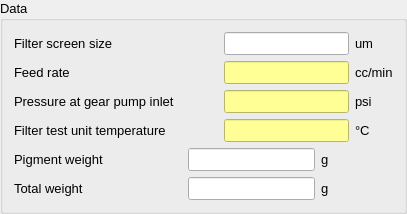
           <widget class="QGroupBox" name="Data_Groupbox">
            <property name="font">
             <font>
              <pointsize>10</pointsize>
             </font>
            </property>
            <property name="title">
             <string>Data</string>
            </property>
            <layout class="QVBoxLayout" name="verticalLayout_12">
             <item>
              <layout class="QVBoxLayout" name="verticalLayout">
               <item>
                <layout class="QGridLayout" name="gridLayout_10">
                 <item row="3" column="2">
                  <spacer name="horizontalSpacer_7">
                   <property name="orientation">
                    <enum>Qt::Horizontal</enum>
                   </property>
                   <property name="sizeHint" stdset="0">
                    <size>
                     <width>40</width>
                     <height>20</height>
                    </size>
                   </property>
                  </spacer>
                 </item>
                 <item row="0" column="3">
                  <widget class="QLineEdit" name="FilterScreenSize_LE">
                   <property name="minimumSize">
                    <size>
                     <width>100</width>
                     <height>0</height>
                    </size>
                   </property>
                   <property name="font">
                    <font>
                     <pointsize>10</pointsize>
                    </font>
                   </property>
                  </widget>
                 </item>
                 <item row="2" column="2">
                  <spacer name="horizontalSpacer_6">
                   <property name="orientation">
                    <enum>Qt::Horizontal</enum>
                   </property>
                   <property name="sizeHint" stdset="0">
                    <size>
                     <width>40</width>
                     <height>20</height>
                    </size>
                   </property>
                  </spacer>
                 </item>
                 <item row="3" column="0" colspan="2">
                  <widget class="QLabel" name="label_24">
                   <property name="font">
                    <font>
                     <pointsize>10</pointsize>
                    </font>
                   </property>
                   <property name="text">
                    <string>Filter test unit temperature</string>
                   </property>
                  </widget>
                 </item>
                 <item row="0" column="0" colspan="2">
                  <widget class="QLabel" name="label_21">
                   <property name="font">
                    <font>
                     <pointsize>10</pointsize>
                    </font>
                   </property>
                   <property name="text">
                    <string>Filter screen size  </string>
                   </property>
                  </widget>
                 </item>
                 <item row="1" column="0" colspan="2">
                  <widget class="QLabel" name="label_22">
                   <property name="font">
                    <font>
                     <pointsize>10</pointsize>
                    </font>
                   </property>
                   <property name="text">
                    <string>Feed rate</string>
                   </property>
                  </widget>
                 </item>
                 <item row="1" column="2">
                  <spacer name="horizontalSpacer_5">
                   <property name="orientation">
                    <enum>Qt::Horizontal</enum>
                   </property>
                   <property name="sizeHint" stdset="0">
                    <size>
                     <width>40</width>
                     <height>20</height>
                    </size>
                   </property>
                  </spacer>
                 </item>
                 <item row="1" column="3">
                  <widget class="QLineEdit" name="FeedRate_LE">
                   <property name="font">
                    <font>
                     <pointsize>10</pointsize>
                    </font>
                   </property>
                   <property name="styleSheet">
                    <string notr="true">background-color: rgb(255, 255, 149);</string>
                   </property>
                   <property name="readOnly">
                    <bool>true</bool>
                   </property>
                  </widget>
                 </item>
                 <item row="3" column="4">
                  <widget class="QLabel" name="UnitFilterTestUnitTemp_LB">
                   <property name="font">
                    <font>
                     <pointsize>10</pointsize>
                    </font>
                   </property>
                   <property name="text">
                    <string>°C </string>
                   </property>
                  </widget>
                 </item>
                 <item row="0" column="2">
                  <spacer name="horizontalSpacer_4">
                   <property name="orientation">
                    <enum>Qt::Horizontal</enum>
                   </property>
                   <property name="sizeHint" stdset="0">
                    <size>
                     <width>40</width>
                     <height>20</height>
                    </size>
                   </property>
                  </spacer>
                 </item>
                 <item row="0" column="4">
                  <widget class="QLabel" name="UnitFilterScreenSize_LB">
                   <property name="font">
                    <font>
                     <pointsize>10</pointsize>
                    </font>
                   </property>
                   <property name="text">
                    <string>um</string>
                   </property>
                  </widget>
                 </item>
                 <item row="3" column="3">
                  <widget class="QLineEdit" name="FilterTestUnitTemp_LE">
                   <property name="font">
                    <font>
                     <pointsize>10</pointsize>
                    </font>
                   </property>
                   <property name="styleSheet">
                    <string notr="true">background-color: rgb(255, 255, 149);</string>
                   </property>
                   <property name="readOnly">
                    <bool>true</bool>
                   </property>
                  </widget>
                 </item>
                 <item row="2" column="4">
                  <widget class="QLabel" name="UnitPressureGearPumpInlet_LB">
                   <property name="font">
                    <font>
                     <pointsize>10</pointsize>
                    </font>
                   </property>
                   <property name="text">
                    <string>psi</string>
                   </property>
                  </widget>
                 </item>
                 <item row="1" column="4">
                  <widget class="QLabel" name="UnitFeedRate_LB">
                   <property name="font">
                    <font>
                     <pointsize>10</pointsize>
                    </font>
                   </property>
                   <property name="text">
                    <string>cc/min</string>
                   </property>
                  </widget>
                 </item>
                 <item row="2" column="0" colspan="2">
                  <widget class="QLabel" name="label_23">
                   <property name="font">
                    <font>
                     <pointsize>10</pointsize>
                    </font>
                   </property>
                   <property name="text">
                    <string>Pressure at gear pump inlet </string>
                   </property>
                  </widget>
                 </item>
                 <item row="2" column="3">
                  <widget class="QLineEdit" name="PressureGearPumpInlet_LE">
                   <property name="font">
                    <font>
                     <pointsize>10</pointsize>
                    </font>
                   </property>
                   <property name="styleSheet">
                    <string notr="true">background-color: rgb(255, 255, 149);</string>
                   </property>
                   <property name="readOnly">
                    <bool>true</bool>
                   </property>
                  </widget>
                 </item>
                </layout>
               </item>
               <item>
                <layout class="QGridLayout" name="gridLayout_11">
                 <item row="1" column="0">
                  <widget class="QLabel" name="label_26">
                   <property name="font">
                    <font>
                     <pointsize>10</pointsize>
                    </font>
                   </property>
                   <property name="text">
                    <string>Total weight</string>
                   </property>
                  </widget>
                 </item>
                 <item row="1" column="4">
                  <spacer name="horizontalSpacer_3">
                   <property name="orientation">
                    <enum>Qt::Horizontal</enum>
                   </property>
                   <property name="sizeHint" stdset="0">
                    <size>
                     <width>40</width>
                     <height>20</height>
                    </size>
                   </property>
                  </spacer>
                 </item>
                 <item row="0" column="2">
                  <widget class="QLineEdit" name="PigmentWeight_LE">
                   <property name="sizePolicy">
                    <sizepolicy hsizetype="Expanding" vsizetype="Fixed">
                     <horstretch>20</horstretch>
                     <verstretch>0</verstretch>
                    </sizepolicy>
                   </property>
                   <property name="font">
                    <font>
                     <pointsize>10</pointsize>
                    </font>
                   </property>
                  </widget>
                 </item>
                 <item row="1" column="2">
                  <widget class="QLineEdit" name="TotalWeight_LE">
                   <property name="font">
                    <font>
                     <pointsize>10</pointsize>
                    </font>
                   </property>
                  </widget>
                 </item>
                 <item row="1" column="3">
                  <widget class="QLabel" name="UnitTotalWeigh_LB">
                   <property name="sizePolicy">
                    <sizepolicy hsizetype="Preferred" vsizetype="Preferred">
                     <horstretch>5</horstretch>
                     <verstretch>0</verstretch>
                    </sizepolicy>
                   </property>
                   <property name="font">
                    <font>
                     <pointsize>10</pointsize>
                    </font>
                   </property>
                   <property name="text">
                    <string>g</string>
                   </property>
                  </widget>
                 </item>
                 <item row="0" column="3">
                  <widget class="QLabel" name="UnitPigmentWeight_LB">
                   <property name="sizePolicy">
                    <sizepolicy hsizetype="Preferred" vsizetype="Preferred">
                     <horstretch>0</horstretch>
                     <verstretch>0</verstretch>
                    </sizepolicy>
                   </property>
                   <property name="minimumSize">
                    <size>
                     <width>0</width>
                     <height>0</height>
                    </size>
                   </property>
                   <property name="font">
                    <font>
                     <pointsize>10</pointsize>
                    </font>
                   </property>
                   <property name="text">
                    <string>g</string>
                   </property>
                  </widget>
                 </item>
                 <item row="0" column="4">
                  <spacer name="horizontalSpacer_2">
                   <property name="orientation">
                    <enum>Qt::Horizontal</enum>
                   </property>
                   <property name="sizeHint" stdset="0">
                    <size>
                     <width>40</width>
                     <height>20</height>
                    </size>
                   </property>
                  </spacer>
                 </item>
                 <item row="0" column="0">
                  <widget class="QLabel" name="label_25">
                   <property name="sizePolicy">
                    <sizepolicy hsizetype="Preferred" vsizetype="Preferred">
                     <horstretch>20</horstretch>
                     <verstretch>0</verstretch>
                    </sizepolicy>
                   </property>
                   <property name="font">
                    <font>
                     <pointsize>10</pointsize>
                    </font>
                   </property>
                   <property name="text">
                    <string>Pigment weight</string>
                   </property>
                  </widget>
                 </item>
                 <item row="0" column="1">
                  <spacer name="horizontalSpacer_8">
                   <property name="orientation">
                    <enum>Qt::Horizontal</enum>
                   </property>
                   <property name="sizeHint" stdset="0">
                    <size>
                     <width>40</width>
                     <height>20</height>
                    </size>
                   </property>
                  </spacer>
                 </item>
                 <item row="1" column="1">
                  <spacer name="horizontalSpacer_9">
                   <property name="orientation">
                    <enum>Qt::Horizontal</enum>
                   </property>
                   <property name="sizeHint" stdset="0">
                    <size>
                     <width>40</width>
                     <height>20</height>
                    </size>
                   </property>
                  </spacer>
                 </item>
                </layout>
               </item>
              </layout>
             </item>
            </layout>
           </widget>
